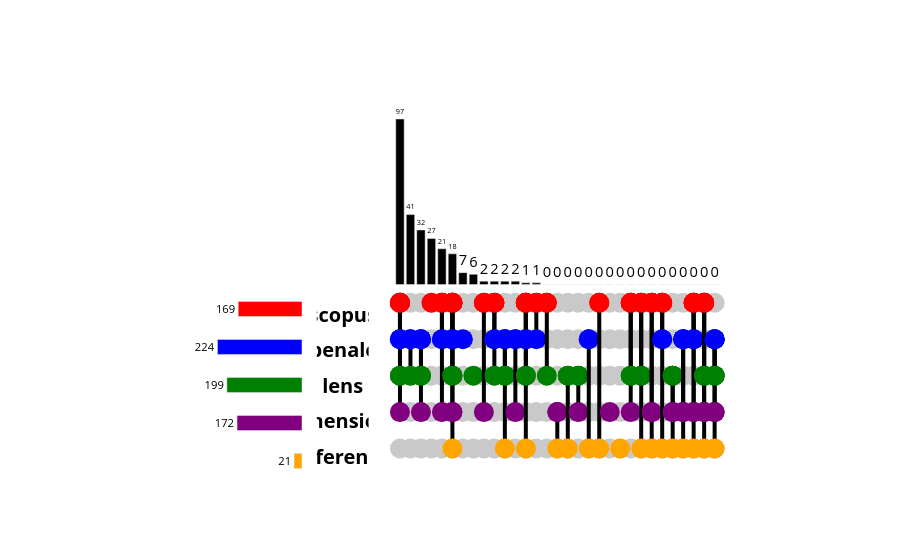

Notebook code for this chart:
### Code cell
plot_upset(df_03_papers[df_03_papers["tags"] == "#keep"])

### Figure 1 — Plotly figure (JSON) as saved in the notebook; plotly's stock layout.template omitted (floating-point values rounded to 4 significant figures; data arrays with more than 128 entries replaced by an {"elided": "..."} marker saying what was removed)
{"data": [{"marker": {"color": "#C9C9C9", "size": 20}, "mode": "markers", "showlegend": false, "type": "scatter", "x": {"elided": "155 int values"}, "xaxis": "x3", "y": {"elided": "155 float values"}, "yaxis": "y3"}, {"line": {"color": "black", "width": 4}, "marker": {"color": ["red"], "line": {"color": "black"}, "showscale": false, "size": 20}, "mode": "markers+lines", "showlegend": false, "type": "scatter", "x": [0], "xaxis": "x3", "y": [-10.67], "yaxis": "y3"}, {"line": {"color": "black", "width": 4}, "marker": {"color": ["red", "blue"], "line": {"color": "black"}, "showscale": false, "size": 20}, "mode": "markers+lines", "showlegend": false, "type": "scatter", "x": [0, 0], "xaxis": "x3", "y": [-10.67, -32.01], "yaxis": "y3"}, {"line": {"color": "black", "width": 4}, "marker": {"color": ["red", "blue", "green"], "line": {"color": "black"}, "showscale": false, "size": 20}, "mode": "markers+lines", "showlegend": false, "type": "scatter", "x": [0, 0, 0], "xaxis": "x3", "y": [-10.67, -32.01, -53.35], "yaxis": "y3"}, {"line": {"color": "black", "width": 4}, "marker": {"color": ["red", "blue", "green", "purple"], "line": {"color": "black"}, "showscale": false, "size": 20}, "mode": "markers+lines", "showlegend": false, "type": "scatter", "x": [0, 0, 0, 0], "xaxis": "x3", "y": [-10.67, -32.01, -53.35, -74.69], "yaxis": "y3"}, {"line": {"color": "black", "width": 4}, "marker": {"color": ["blue"], "line": {"color": "black"}, "showscale": false, "size": 20}, "mode": "markers+lines", "showlegend": false, "type": "scatter", "x": [1], "xaxis": "x3", "y": [-32.01], "yaxis": "y3"}, {"line": {"color": "black", "width": 4}, "marker": {"color": ["blue", "green"], "line": {"color": "black"}, "showscale": false, "size": 20}, "mode": "markers+lines", "showlegend": false, "type": "scatter", "x": [1, 1], "xaxis": "x3", "y": [-32.01, -53.35], "yaxis": "y3"}, {"line": {"color": "black", "width": 4}, "marker": {"color": ["blue"], "line": {"color": "black"}, "showscale": false, "size": 20}, "mode": "markers+lines", "showlegend": false, "type": "scatter", "x": [2], "xaxis": "x3", "y": [-32.01], "yaxis": "y3"}, {"line": {"color": "black", "width": 4}, "marker": {"color": ["blue", "green"], "line": {"color": "black"}, "showscale": false, "size": 20}, "mode": "markers+lines", "showlegend": false, "type": "scatter", "x": [2, 2], "xaxis": "x3", "y": [-32.01, -53.35], "yaxis": "y3"}, {"line": {"color": "black", "width": 4}, "marker": {"color": ["blue", "green", "purple"], "line": {"color": "black"}, "showscale": false, "size": 20}, "mode": "markers+lines", "showlegend": false, "type": "scatter", "x": [2, 2, 2], "xaxis": "x3", "y": [-32.01, -53.35, -74.69], "yaxis": "y3"}, {"line": {"color": "black", "width": 4}, "marker": {"color": ["red"], "line": {"color": "black"}, "showscale": false, "size": 20}, "mode": "markers+lines", "showlegend": false, "type": "scatter", "x": [3], "xaxis": "x3", "y": [-10.67], "yaxis": "y3"}, {"line": {"color": "black", "width": 4}, "marker": {"color": ["red"], "line": {"color": "black"}, "showscale": false, "size": 20}, "mode": "markers+lines", "showlegend": false, "type": "scatter", "x": [4], "xaxis": "x3", "y": [-10.67], "yaxis": "y3"}, {"line": {"color": "black", "width": 4}, "marker": {"color": ["red", "blue"], "line": {"color": "black"}, "showscale": false, "size": 20}, "mode": "markers+lines", "showlegend": false, "type": "scatter", "x": [4, 4], "xaxis": "x3", "y": [-10.67, -32.01], "yaxis": "y3"}, {"line": {"color": "black", "width": 4}, "marker": {"color": ["red", "blue", "purple"], "line": {"color": "black"}, "showscale": false, "size": 20}, "mode": "markers+lines", "showlegend": false, "type": "scatter", "x": [4, 4, 4], "xaxis": "x3", "y": [-10.67, -32.01, -74.69], "yaxis": "y3"}, {"line": {"color": "black", "width": 4}, "marker": {"color": ["red"], "line": {"color": "black"}, "showscale": false, "size": 20}, "mode": "markers+lines", "showlegend": false, "type": "scatter", "x": [5], "xaxis": "x3", "y": [-10.67], "yaxis": "y3"}, {"line": {"color": "black", "width": 4}, "marker": {"color": ["red", "blue"], "line": {"color": "black"}, "showscale": false, "size": 20}, "mode": "markers+lines", "showlegend": false, "type": "scatter", "x": [5, 5], "xaxis": "x3", "y": [-10.67, -32.01], "yaxis": "y3"}, {"line": {"color": "black", "width": 4}, "marker": {"color": ["red", "blue", "green"], "line": {"color": "black"}, "showscale": false, "size": 20}, "mode": "markers+lines", "showlegend": false, "type": "scatter", "x": [5, 5, 5], "xaxis": "x3", "y": [-10.67, -32.01, -53.35], "yaxis": "y3"}, {"line": {"color": "black", "width": 4}, "marker": {"color": ["red", "blue", "green", "purple"], "line": {"color": "black"}, "showscale": false, "size": 20}, "mode": "markers+lines", "showlegend": false, "type": "scatter", "x": [5, 5, 5, 5], "xaxis": "x3", "y": [-10.67, -32.01, -53.35, -74.69], "yaxis": "y3"}, {"line": {"color": "black", "width": 4}, "marker": {"color": ["red", "blue", "green", "purple", "orange"], "line": {"color": "black"}, "showscale": false, "size": 20}, "mode": "markers+lines", "showlegend": false, "type": "scatter", "x": [5, 5, 5, 5, 5], "xaxis": "x3", "y": [-10.67, -32.01, -53.35, -74.69, -96.03], "yaxis": "y3"}, {"line": {"color": "black", "width": 4}, "marker": {"color": ["blue"], "line": {"color": "black"}, "showscale": false, "size": 20}, "mode": "markers+lines", "showlegend": false, "type": "scatter", "x": [6], "xaxis": "x3", "y": [-32.01], "yaxis": "y3"}, {"line": {"color": "black", "width": 4}, "marker": {"color": ["green"], "line": {"color": "black"}, "showscale": false, "size": 20}, "mode": "markers+lines", "showlegend": false, "type": "scatter", "x": [7], "xaxis": "x3", "y": [-53.35], "yaxis": "y3"}, {"line": {"color": "black", "width": 4}, "marker": {"color": ["red"], "line": {"color": "black"}, "showscale": false, "size": 20}, "mode": "markers+lines", "showlegend": false, "type": "scatter", "x": [8], "xaxis": "x3", "y": [-10.67], "yaxis": "y3"}, {"line": {"color": "black", "width": 4}, "marker": {"color": ["red", "purple"], "line": {"color": "black"}, "showscale": false, "size": 20}, "mode": "markers+lines", "showlegend": false, "type": "scatter", "x": [8, 8], "xaxis": "x3", "y": [-10.67, -74.69], "yaxis": "y3"}, {"line": {"color": "black", "width": 4}, "marker": {"color": ["red"], "line": {"color": "black"}, "showscale": false, "size": 20}, "mode": "markers+lines", "showlegend": false, "type": "scatter", "x": [9], "xaxis": "x3", "y": [-10.67], "yaxis": "y3"}, {"line": {"color": "black", "width": 4}, "marker": {"color": ["red", "blue"], "line": {"color": "black"}, "showscale": false, "size": 20}, "mode": "markers+lines", "showlegend": false, "type": "scatter", "x": [9, 9], "xaxis": "x3", "y": [-10.67, -32.01], "yaxis": "y3"}, {"line": {"color": "black", "width": 4}, "marker": {"color": ["red", "blue", "green"], "line": {"color": "black"}, "showscale": false, "size": 20}, "mode": "markers+lines", "showlegend": false, "type": "scatter", "x": [9, 9, 9], "xaxis": "x3", "y": [-10.67, -32.01, -53.35], "yaxis": "y3"}, {"line": {"color": "black", "width": 4}, "marker": {"color": ["blue"], "line": {"color": "black"}, "showscale": false, "size": 20}, "mode": "markers+lines", "showlegend": false, "type": "scatter", "x": [10], "xaxis": "x3", "y": [-32.01], "yaxis": "y3"}, {"line": {"color": "black", "width": 4}, "marker": {"color": ["blue", "green"], "line": {"color": "black"}, "showscale": false, "size": 20}, "mode": "markers+lines", "showlegend": false, "type": "scatter", "x": [10, 10], "xaxis": "x3", "y": [-32.01, -53.35], "yaxis": "y3"}, {"line": {"color": "black", "width": 4}, "marker": {"color": ["blue", "green", "orange"], "line": {"color": "black"}, "showscale": false, "size": 20}, "mode": "markers+lines", "showlegend": false, "type": "scatter", "x": [10, 10, 10], "xaxis": "x3", "y": [-32.01, -53.35, -96.03], "yaxis": "y3"}, {"line": {"color": "black", "width": 4}, "marker": {"color": ["blue"], "line": {"color": "black"}, "showscale": false, "size": 20}, "mode": "markers+lines", "showlegend": false, "type": "scatter", "x": [11], "xaxis": "x3", "y": [-32.01], "yaxis": "y3"}, {"line": {"color": "black", "width": 4}, "marker": {"color": ["blue", "purple"], "line": {"color": "black"}, "showscale": false, "size": 20}, "mode": "markers+lines", "showlegend": false, "type": "scatter", "x": [11, 11], "xaxis": "x3", "y": [-32.01, -74.69], "yaxis": "y3"}, {"line": {"color": "black", "width": 4}, "marker": {"color": ["red"], "line": {"color": "black"}, "showscale": false, "size": 20}, "mode": "markers+lines", "showlegend": false, "type": "scatter", "x": [12], "xaxis": "x3", "y": [-10.67], "yaxis": "y3"}, {"line": {"color": "black", "width": 4}, "marker": {"color": ["red", "blue"], "line": {"color": "black"}, "showscale": false, "size": 20}, "mode": "markers+lines", "showlegend": false, "type": "scatter", "x": [12, 12], "xaxis": "x3", "y": [-10.67, -32.01], "yaxis": "y3"}, {"line": {"color": "black", "width": 4}, "marker": {"color": ["red", "blue", "green"], "line": {"color": "black"}, "showscale": false, "size": 20}, "mode": "markers+lines", "showlegend": false, "type": "scatter", "x": [12, 12, 12], "xaxis": "x3", "y": [-10.67, -32.01, -53.35], "yaxis": "y3"}, {"line": {"color": "black", "width": 4}, "marker": {"color": ["red", "blue", "green", "orange"], "line": {"color": "black"}, "showscale": false, "size": 20}, "mode": "markers+lines", "showlegend": false, "type": "scatter", "x": [12, 12, 12, 12], "xaxis": "x3", "y": [-10.67, -32.01, -53.35, -96.03], "yaxis": "y3"}, {"line": {"color": "black", "width": 4}, "marker": {"color": ["red"], "line": {"color": "black"}, "showscale": false, "size": 20}, "mode": "markers+lines", "showlegend": false, "type": "scatter", "x": [13], "xaxis": "x3", "y": [-10.67], "yaxis": "y3"}, {"line": {"color": "black", "width": 4}, "marker": {"color": ["red", "blue"], "line": {"color": "black"}, "showscale": false, "size": 20}, "mode": "markers+lines", "showlegend": false, "type": "scatter", "x": [13, 13], "xaxis": "x3", "y": [-10.67, -32.01], "yaxis": "y3"}, {"line": {"color": "black", "width": 4}, "marker": {"color": ["red"], "line": {"color": "black"}, "showscale": false, "size": 20}, "mode": "markers+lines", "showlegend": false, "type": "scatter", "x": [14], "xaxis": "x3", "y": [-10.67], "yaxis": "y3"}, {"line": {"color": "black", "width": 4}, "marker": {"color": ["red", "green"], "line": {"color": "black"}, "showscale": false, "size": 20}, "mode": "markers+lines", "showlegend": false, "type": "scatter", "x": [14, 14], "xaxis": "x3", "y": [-10.67, -53.35], "yaxis": "y3"}, {"line": {"color": "black", "width": 4}, "marker": {"color": ["purple"], "line": {"color": "black"}, "showscale": false, "size": 20}, "mode": "markers+lines", "showlegend": false, "type": "scatter", "x": [15], "xaxis": "x3", "y": [-74.69], "yaxis": "y3"}, {"line": {"color": "black", "width": 4}, "marker": {"color": ["purple", "orange"], "line": {"color": "black"}, "showscale": false, "size": 20}, "mode": "markers+lines", "showlegend": false, "type": "scatter", "x": [15, 15], "xaxis": "x3", "y": [-74.69, -96.03], "yaxis": "y3"}, {"line": {"color": "black", "width": 4}, "marker": {"color": ["green"], "line": {"color": "black"}, "showscale": false, "size": 20}, "mode": "markers+lines", "showlegend": false, "type": "scatter", "x": [16], "xaxis": "x3", "y": [-53.35], "yaxis": "y3"}, {"line": {"color": "black", "width": 4}, "marker": {"color": ["green", "orange"], "line": {"color": "black"}, "showscale": false, "size": 20}, "mode": "markers+lines", "showlegend": false, "type": "scatter", "x": [16, 16], "xaxis": "x3", "y": [-53.35, -96.03], "yaxis": "y3"}, {"line": {"color": "black", "width": 4}, "marker": {"color": ["green"], "line": {"color": "black"}, "showscale": false, "size": 20}, "mode": "markers+lines", "showlegend": false, "type": "scatter", "x": [17], "xaxis": "x3", "y": [-53.35], "yaxis": "y3"}, {"line": {"color": "black", "width": 4}, "marker": {"color": ["green", "purple"], "line": {"color": "black"}, "showscale": false, "size": 20}, "mode": "markers+lines", "showlegend": false, "type": "scatter", "x": [17, 17], "xaxis": "x3", "y": [-53.35, -74.69], "yaxis": "y3"}, {"line": {"color": "black", "width": 4}, "marker": {"color": ["blue"], "line": {"color": "black"}, "showscale": false, "size": 20}, "mode": "markers+lines", "showlegend": false, "type": "scatter", "x": [18], "xaxis": "x3", "y": [-32.01], "yaxis": "y3"}, {"line": {"color": "black", "width": 4}, "marker": {"color": ["blue", "orange"], "line": {"color": "black"}, "showscale": false, "size": 20}, "mode": "markers+lines", "showlegend": false, "type": "scatter", "x": [18, 18], "xaxis": "x3", "y": [-32.01, -96.03], "yaxis": "y3"}, {"line": {"color": "black", "width": 4}, "marker": {"color": ["red"], "line": {"color": "black"}, "showscale": false, "size": 20}, "mode": "markers+lines", "showlegend": false, "type": "scatter", "x": [19], "xaxis": "x3", "y": [-10.67], "yaxis": "y3"}, {"line": {"color": "black", "width": 4}, "marker": {"color": ["red", "orange"], "line": {"color": "black"}, "showscale": false, "size": 20}, "mode": "markers+lines", "showlegend": false, "type": "scatter", "x": [19, 19], "xaxis": "x3", "y": [-10.67, -96.03], "yaxis": "y3"}, {"line": {"color": "black", "width": 4}, "marker": {"color": ["purple"], "line": {"color": "black"}, "showscale": false, "size": 20}, "mode": "markers+lines", "showlegend": false, "type": "scatter", "x": [20], "xaxis": "x3", "y": [-74.69], "yaxis": "y3"}, {"line": {"color": "black", "width": 4}, "marker": {"color": ["orange"], "line": {"color": "black"}, "showscale": false, "size": 20}, "mode": "markers+lines", "showlegend": false, "type": "scatter", "x": [21], "xaxis": "x3", "y": [-96.03], "yaxis": "y3"}, {"line": {"color": "black", "width": 4}, "marker": {"color": ["red"], "line": {"color": "black"}, "showscale": false, "size": 20}, "mode": "markers+lines", "showlegend": false, "type": "scatter", "x": [22], "xaxis": "x3", "y": [-10.67], "yaxis": "y3"}, {"line": {"color": "black", "width": 4}, "marker": {"color": ["red", "green"], "line": {"color": "black"}, "showscale": false, "size": 20}, "mode": "markers+lines", "showlegend": false, "type": "scatter", "x": [22, 22], "xaxis": "x3", "y": [-10.67, -53.35], "yaxis": "y3"}, {"line": {"color": "black", "width": 4}, "marker": {"color": ["red", "green", "purple"], "line": {"color": "black"}, "showscale": false, "size": 20}, "mode": "markers+lines", "showlegend": false, "type": "scatter", "x": [22, 22, 22], "xaxis": "x3", "y": [-10.67, -53.35, -74.69], "yaxis": "y3"}, {"line": {"color": "black", "width": 4}, "marker": {"color": ["red"], "line": {"color": "black"}, "showscale": false, "size": 20}, "mode": "markers+lines", "showlegend": false, "type": "scatter", "x": [23], "xaxis": "x3", "y": [-10.67], "yaxis": "y3"}, {"line": {"color": "black", "width": 4}, "marker": {"color": ["red", "green"], "line": {"color": "black"}, "showscale": false, "size": 20}, "mode": "markers+lines", "showlegend": false, "type": "scatter", "x": [23, 23], "xaxis": "x3", "y": [-10.67, -53.35], "yaxis": "y3"}, {"line": {"color": "black", "width": 4}, "marker": {"color": ["red", "green", "orange"], "line": {"color": "black"}, "showscale": false, "size": 20}, "mode": "markers+lines", "showlegend": false, "type": "scatter", "x": [23, 23, 23], "xaxis": "x3", "y": [-10.67, -53.35, -96.03], "yaxis": "y3"}, {"line": {"color": "black", "width": 4}, "marker": {"color": ["red"], "line": {"color": "black"}, "showscale": false, "size": 20}, "mode": "markers+lines", "showlegend": false, "type": "scatter", "x": [24], "xaxis": "x3", "y": [-10.67], "yaxis": "y3"}, {"line": {"color": "black", "width": 4}, "marker": {"color": ["red", "purple"], "line": {"color": "black"}, "showscale": false, "size": 20}, "mode": "markers+lines", "showlegend": false, "type": "scatter", "x": [24, 24], "xaxis": "x3", "y": [-10.67, -74.69], "yaxis": "y3"}, {"line": {"color": "black", "width": 4}, "marker": {"color": ["red", "purple", "orange"], "line": {"color": "black"}, "showscale": false, "size": 20}, "mode": "markers+lines", "showlegend": false, "type": "scatter", "x": [24, 24, 24], "xaxis": "x3", "y": [-10.67, -74.69, -96.03], "yaxis": "y3"}, {"line": {"color": "black", "width": 4}, "marker": {"color": ["red"], "line": {"color": "black"}, "showscale": false, "size": 20}, "mode": "markers+lines", "showlegend": false, "type": "scatter", "x": [25], "xaxis": "x3", "y": [-10.67], "yaxis": "y3"}, {"line": {"color": "black", "width": 4}, "marker": {"color": ["red", "blue"], "line": {"color": "black"}, "showscale": false, "size": 20}, "mode": "markers+lines", "showlegend": false, "type": "scatter", "x": [25, 25], "xaxis": "x3", "y": [-10.67, -32.01], "yaxis": "y3"}, {"line": {"color": "black", "width": 4}, "marker": {"color": ["red", "blue", "orange"], "line": {"color": "black"}, "showscale": false, "size": 20}, "mode": "markers+lines", "showlegend": false, "type": "scatter", "x": [25, 25, 25], "xaxis": "x3", "y": [-10.67, -32.01, -96.03], "yaxis": "y3"}, {"line": {"color": "black", "width": 4}, "marker": {"color": ["green"], "line": {"color": "black"}, "showscale": false, "size": 20}, "mode": "markers+lines", "showlegend": false, "type": "scatter", "x": [26], "xaxis": "x3", "y": [-53.35], "yaxis": "y3"}, {"line": {"color": "black", "width": 4}, "marker": {"color": ["green", "purple"], "line": {"color": "black"}, "showscale": false, "size": 20}, "mode": "markers+lines", "showlegend": false, "type": "scatter", "x": [26, 26], "xaxis": "x3", "y": [-53.35, -74.69], "yaxis": "y3"}, {"line": {"color": "black", "width": 4}, "marker": {"color": ["green", "purple", "orange"], "line": {"color": "black"}, "showscale": false, "size": 20}, "mode": "markers+lines", "showlegend": false, "type": "scatter", "x": [26, 26, 26], "xaxis": "x3", "y": [-53.35, -74.69, -96.03], "yaxis": "y3"}, {"line": {"color": "black", "width": 4}, "marker": {"color": ["blue"], "line": {"color": "black"}, "showscale": false, "size": 20}, "mode": "markers+lines", "showlegend": false, "type": "scatter", "x": [27], "xaxis": "x3", "y": [-32.01], "yaxis": "y3"}, {"line": {"color": "black", "width": 4}, "marker": {"color": ["blue", "purple"], "line": {"color": "black"}, "showscale": false, "size": 20}, "mode": "markers+lines", "showlegend": false, "type": "scatter", "x": [27, 27], "xaxis": "x3", "y": [-32.01, -74.69], "yaxis": "y3"}, {"line": {"color": "black", "width": 4}, "marker": {"color": ["blue", "purple", "orange"], "line": {"color": "black"}, "showscale": false, "size": 20}, "mode": "markers+lines", "showlegend": false, "type": "scatter", "x": [27, 27, 27], "xaxis": "x3", "y": [-32.01, -74.69, -96.03], "yaxis": "y3"}, {"line": {"color": "black", "width": 4}, "marker": {"color": ["red"], "line": {"color": "black"}, "showscale": false, "size": 20}, "mode": "markers+lines", "showlegend": false, "type": "scatter", "x": [28], "xaxis": "x3", "y": [-10.67], "yaxis": "y3"}, {"line": {"color": "black", "width": 4}, "marker": {"color": ["red", "blue"], "line": {"color": "black"}, "showscale": false, "size": 20}, "mode": "markers+lines", "showlegend": false, "type": "scatter", "x": [28, 28], "xaxis": "x3", "y": [-10.67, -32.01], "yaxis": "y3"}, {"line": {"color": "black", "width": 4}, "marker": {"color": ["red", "blue", "purple"], "line": {"color": "black"}, "showscale": false, "size": 20}, "mode": "markers+lines", "showlegend": false, "type": "scatter", "x": [28, 28, 28], "xaxis": "x3", "y": [-10.67, -32.01, -74.69], "yaxis": "y3"}, {"line": {"color": "black", "width": 4}, "marker": {"color": ["red", "blue", "purple", "orange"], "line": {"color": "black"}, "showscale": false, "size": 20}, "mode": "markers+lines", "showlegend": false, "type": "scatter", "x": [28, 28, 28, 28], "xaxis": "x3", "y": [-10.67, -32.01, -74.69, -96.03], "yaxis": "y3"}, {"line": {"color": "black", "width": 4}, "marker": {"color": ["red"], "line": {"color": "black"}, "showscale": false, "size": 20}, "mode": "markers+lines", "showlegend": false, "type": "scatter", "x": [29], "xaxis": "x3", "y": [-10.67], "yaxis": "y3"}, {"line": {"color": "black", "width": 4}, "marker": {"color": ["red", "green"], "line": {"color": "black"}, "showscale": false, "size": 20}, "mode": "markers+lines", "showlegend": false, "type": "scatter", "x": [29, 29], "xaxis": "x3", "y": [-10.67, -53.35], "yaxis": "y3"}, {"line": {"color": "black", "width": 4}, "marker": {"color": ["red", "green", "purple"], "line": {"color": "black"}, "showscale": false, "size": 20}, "mode": "markers+lines", "showlegend": false, "type": "scatter", "x": [29, 29, 29], "xaxis": "x3", "y": [-10.67, -53.35, -74.69], "yaxis": "y3"}, {"line": {"color": "black", "width": 4}, "marker": {"color": ["red", "green", "purple", "orange"], "line": {"color": "black"}, "showscale": false, "size": 20}, "mode": "markers+lines", "showlegend": false, "type": "scatter", "x": [29, 29, 29, 29], "xaxis": "x3", "y": [-10.67, -53.35, -74.69, -96.03], "yaxis": "y3"}, {"line": {"color": "black", "width": 4}, "marker": {"color": ["blue"], "line": {"color": "black"}, "showscale": false, "size": 20}, "mode": "markers+lines", "showlegend": false, "type": "scatter", "x": [30], "xaxis": "x3", "y": [-32.01], "yaxis": "y3"}, {"line": {"color": "black", "width": 4}, "marker": {"color": ["blue", "green"], "line": {"color": "black"}, "showscale": false, "size": 20}, "mode": "markers+lines", "showlegend": false, "type": "scatter", "x": [30, 30], "xaxis": "x3", "y": [-32.01, -53.35], "yaxis": "y3"}, {"line": {"color": "black", "width": 4}, "marker": {"color": ["blue", "green", "purple"], "line": {"color": "black"}, "showscale": false, "size": 20}, "mode": "markers+lines", "showlegend": false, "type": "scatter", "x": [30, 30, 30], "xaxis": "x3", "y": [-32.01, -53.35, -74.69], "yaxis": "y3"}, {"line": {"color": "black", "width": 4}, "marker": {"color": ["blue", "green", "purple", "orange"], "line": {"color": "black"}, "showscale": false, "size": 20}, "mode": "markers+lines", "showlegend": false, "type": "scatter", "x": [30, 30, 30, 30], "xaxis": "x3", "y": [-32.01, -53.35, -74.69, -96.03], "yaxis": "y3"}, {"hoverinfo": "none", "marker": {"color": "black"}, "text": [97.0, 41.0, 32.0, 27.0, 21.0, 18.0, 7.0, 6.0, 2.0, 2.0, 2.0, 2.0, 1.0, 1.0, 0.0, 0.0, 0.0, 0.0, 0.0, 0.0, 0.0, 0.0, 0.0, 0.0, 0.0, 0.0, 0.0, 0.0, 0.0, 0.0, 0.0], "textfont": {"color": "black", "size": 20}, "textposition": "outside", "type": "bar", "x": [0, 1, 2, 3, 4, 5, 6, 7, 8, 9, 10, 11, 12, 13, 14, 15, 16, 17, 18, 19, 20, 21, 22, 23, 24, 25, 26, 27, 28, 29, 30], "xaxis": "x3", "y": [97, 41, 32, 27, 21, 18, 7, 6, 2, 2, 2, 2, 1, 1, 0, 0, 0, 0, 0, 0, 0, 0, 0, 0, 0, 0, 0, 0, 0, 0, 0], "yaxis": "y3"}, {"mode": "text", "showlegend": false, "text": ["<b>scopus</b>", "<b>openalex</b>", "<b>lens</b>", "<b>dimensions</b>", "<b>reference</b>"], "textfont": {"color": "black", "size": 20}, "textposition": "middle center", "type": "scatter", "x": [-0.1, -0.1, -0.1, -0.1, -0.1], "xaxis": "x2", "y": {"elided": "155 float values"}, "yaxis": "y2"}, {"marker": {"color": ["red", "blue", "green", "purple", "orange", "yellow"]}, "orientation": "h", "text": [169.0, 224.0, 199.0, 172.0, 21.0], "textfont": {"color": "black", "size": 20}, "textposition": "outside", "type": "bar", "width": 0.4, "x": [-169, -224, -199, -172, -21], "xaxis": "x", "y": [0, 1, 2, 3, 4], "yaxis": "y"}], "layout": {"plot_bgcolor": "white", "showlegend": false, "xaxis": {"anchor": "y", "domain": [0.1, 0.3], "range": [-392, 0], "showticklabels": false}, "xaxis2": {"anchor": "y2", "domain": [0.32, 0.39], "showticklabels": false}, "xaxis3": {"anchor": "y3", "domain": [0.39, 0.9], "showticklabels": false}, "yaxis": {"anchor": "x", "autorange": "reversed", "domain": [0, 0.5], "showticklabels": false, "side": "right"}, "yaxis2": {"anchor": "x2", "domain": [0.035, 0.45], "showticklabels": false}, "yaxis3": {"anchor": "x3", "domain": [0, 1], "showticklabels": false}}}
